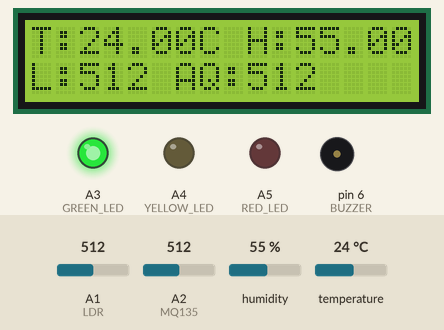
Recording of a sketch running on a simulated Arduino Uno, built with avr-gcc and run on an emulated ATmega328P. Shown: 16×2 character LCD, output pins drawn as LEDs (lit = HIGH), buzzer (waves = sounding, pin HIGH). The test bench sets the inputs (shaded band); at power-on: temperature 24 °C, A2 (MQ135) = 512, A1 (LDR) = 512, humidity 55 %. What the sketch prints to the serial monitor is not drawn.

Above: at 3.2 s.
3.3 s: temperature set to 34 °C
At 5.1 s:
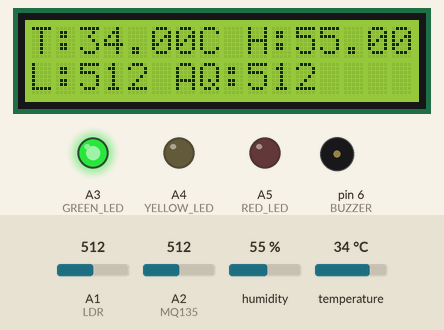
6.0 s: temperature set to 37 °C
At 7.3 s:
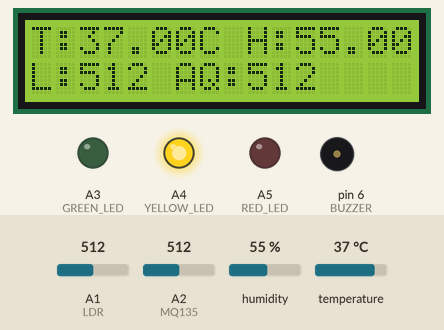
8.7 s: A2 (MQ135) set to 784
At 11.5 s:
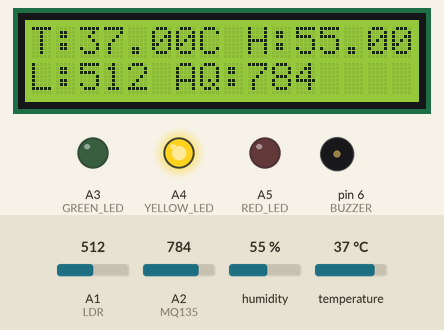
11.8 s: A2 (MQ135) set to 810
At 12.7 s:
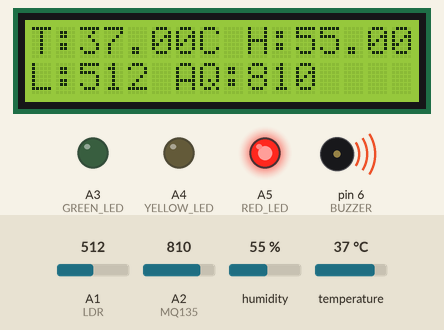
14.5 s: A1 (LDR) set to 716
At 17.2 s:
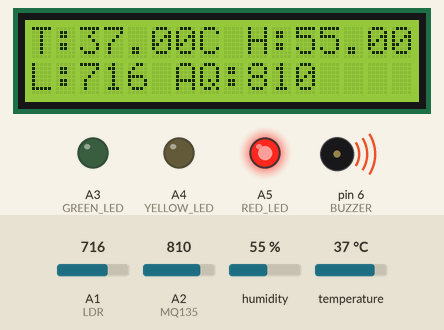
17.9 s: humidity set to 22 %
At 19.4 s:
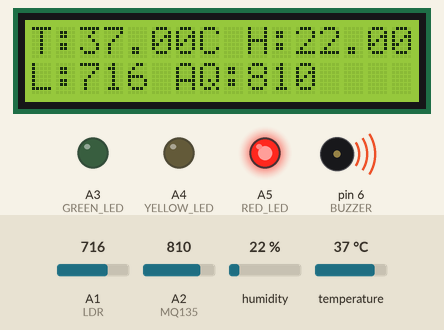
Timing chart, 0 to 20.9 s (numbered marks = the images above; inputs shaded):
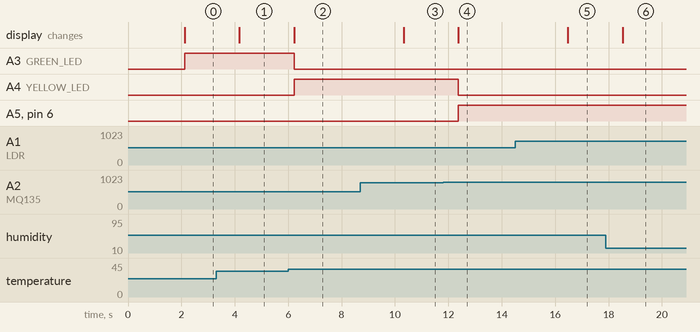

The sketch:

sketch_mar2a.ino
```cpp
#include <LiquidCrystal.h>
#include <DHT.h>
#include <SoftwareSerial.h>

// Define LCD Pins (RS, E, D4, D5, D6, D7)
LiquidCrystal lcd(7, 8, 9, 10, 11, 12); // Connect LCD directly

// Define Sensors & Actuators
#define DHTPIN 2
#define DHTTYPE DHT11
#define LDR A1
#define MQ135 A2

#define GREEN_LED A3     // Green LED (Normal Condition)
#define YELLOW_LED A4     // Yellow LED (Warning)
#define RED_LED A5       // Red LED (Critical Alert)
#define BUZZER 6         // Buzzer
#define ESP_TX 3         // ESP8266 TX
#define ESP_RX 4         // ESP8266 RX

DHT dht(DHTPIN, DHTTYPE);
SoftwareSerial esp(ESP_TX, ESP_RX);

void setup() {
    Serial.begin(115200);
    esp.begin(9600);
    dht.begin();

    // Initialize LCD
    lcd.begin(16, 2);  // 16x2 LCD
    lcd.print("Env Monitor");
    delay(2000);
    lcd.clear();

    pinMode(LDR, INPUT);
    pinMode(MQ135, INPUT);
    pinMode(GREEN_LED, OUTPUT);
    pinMode(YELLOW_LED, OUTPUT);
    pinMode(RED_LED, OUTPUT);
    pinMode(BUZZER, OUTPUT);

    Serial.println("Environmental Monitor Initialized");
}

void loop() {
    // Read Sensor Data
    float tempDHT = dht.readTemperature();
    float humDHT = dht.readHumidity();
    int lightIntensity = analogRead(LDR);
    int airQuality = analogRead(MQ135);

    // Display on LCD
    lcd.setCursor(0, 0);
    lcd.print("T:");
    lcd.print(tempDHT);
    lcd.print("C H:");
    lcd.print(humDHT);
    lcd.print("%");

    lcd.setCursor(0, 1);
    lcd.print("L:");
    lcd.print(lightIntensity);
    lcd.print(" AQ:");
    lcd.print(airQuality);

    // Send Data to ESP8266 for Remote Transmission
    String data = String(tempDHT) + "," + String(humDHT) + "," +
                  String(lightIntensity) + "," + String(airQuality);
    esp.println(data);

    // LED & Buzzer Warning System
    if (tempDHT > 40 || airQuality > 800) {
        digitalWrite(GREEN_LED, LOW);
        digitalWrite(YELLOW_LED, LOW);
        digitalWrite(RED_LED, HIGH);
        digitalWrite(BUZZER, HIGH);
        Serial.println("❌ CRITICAL ALERT!");
    }
    else if (tempDHT > 35 || airQuality > 600) {
        digitalWrite(GREEN_LED, LOW);
        digitalWrite(YELLOW_LED, HIGH);
        digitalWrite(RED_LED, LOW);
        digitalWrite(BUZZER, LOW);
        Serial.println("⚠ WARNING!");
    }
    else {
        digitalWrite(GREEN_LED, HIGH);
        digitalWrite(YELLOW_LED, LOW);
        digitalWrite(RED_LED, LOW);
        digitalWrite(BUZZER, LOW);
        Serial.println("✅ Environment Normal.");
    }

    delay(2000);
}
```

Measured:
- the behaviour switches between 35 and 36 °C on temperature (found by bisection; images 1 and 2)
- the behaviour switches between 800 and 801 on A2 (MQ135) (found by bisection; images 3 and 4)
- after the input at 3.3 s, the display: changes after 0.87 s (image 1)
- after the input at 6.0 s, A3 (GREEN_LED): HIGH → LOW after 0.22 s; A4 (YELLOW_LED): LOW → HIGH after 0.22 s; the display: changes after 0.22 s (image 2)
- after the input at 8.7 s, the display: changes after 1.6 s (image 3)
- after the input at 11.8 s, A4 (YELLOW_LED): HIGH → LOW after 0.58 s; A5 (RED_LED), pin 6 (BUZZER): LOW → HIGH after 0.58 s; the display: changes after 0.58 s (image 4)
- after the input at 14.5 s, the display: changes after 2.0 s (image 5)
- after the input at 17.9 s, the display: changes after 0.63 s (image 6)
